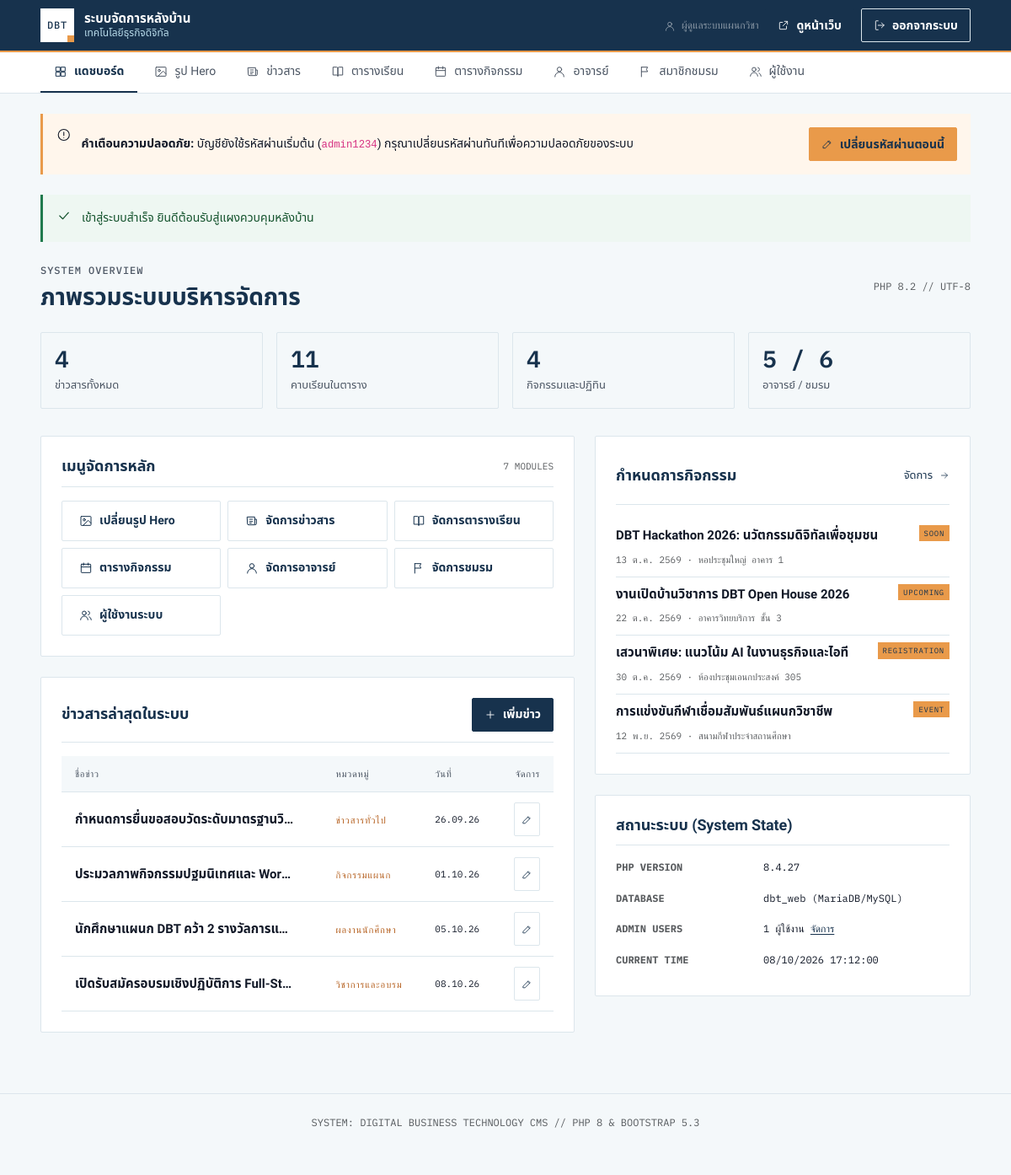
/admin/index.php (signed in), run on the app's committed database.
### tables this page shows
CREATE TABLE `users` (
  `id` INT AUTO_INCREMENT PRIMARY KEY,
  `username` VARCHAR(50) NOT NULL UNIQUE,
  `password_hash` VARCHAR(255) NOT NULL,
  `full_name` VARCHAR(100) NOT NULL,
  `role` VARCHAR(20) NOT NULL DEFAULT 'admin',
  `created_at` TIMESTAMP DEFAULT CURRENT_TIMESTAMP
);

CREATE TABLE `news` (
  `id` INT AUTO_INCREMENT PRIMARY KEY,
  `category_id` INT NOT NULL,
  `title` VARCHAR(255) NOT NULL,
  `summary` TEXT NOT NULL,
  `content` MEDIUMTEXT NOT NULL,
  `image_path` VARCHAR(255) NULL,
  `is_featured` TINYINT(1) NOT NULL DEFAULT 0,
  `published_at` DATE NOT NULL,
  `created_at` TIMESTAMP DEFAULT CURRENT_TIMESTAMP,
  INDEX `idx_news_cat` (`category_id`),
  INDEX `idx_news_pub` (`published_at`)
);

CREATE TABLE `news_categories` (
  `id` INT AUTO_INCREMENT PRIMARY KEY,
  `name` VARCHAR(50) NOT NULL,
  `slug` VARCHAR(50) NOT NULL UNIQUE
);

CREATE TABLE `activities` (
  `id` INT AUTO_INCREMENT PRIMARY KEY,
  `title` VARCHAR(255) NOT NULL,
  `description` TEXT NULL,
  `event_date` DATE NOT NULL,
  `event_date_end` DATE NULL,
  `time_start` TIME NULL,
  `time_end` TIME NULL,
  `location` VARCHAR(100) NULL,
  `badge_text` VARCHAR(50) NULL,
  `action_url` VARCHAR(255) NULL,
  `created_at` TIMESTAMP DEFAULT CURRENT_TIMESTAMP,
  INDEX `idx_act_date` (`event_date`)
);

### includes/db.php (called while the page is built, shortened)
<?php
function db(): PDO
{
    static $pdo = null;
    if ($pdo === null) {
        try {
            $pdo = new PDO(
                'mysql:host=' . DB_HOST . ';dbname=' . DB_NAME . ';charset=utf8mb4',
                DB_USER,
                DB_PASS,
                [
                    PDO::ATTR_ERRMODE            => PDO::ERRMODE_EXCEPTION,
                    PDO::ATTR_DEFAULT_FETCH_MODE => PDO::FETCH_ASSOC,
                    PDO::ATTR_EMULATE_PREPARES   => false,
                ]
            );
        } catch (PDOException $e) {
            http_response_code(500);
            exit('<p style="font-family:sans-serif;padding:2rem">เชื่อมต่อฐานข้อมูลไม่ได้ — ตรวจสอบค่าใน <code>includes/config.php</code> และนำเข้า <code>database/schema.sql</code></p>');
        }
    }
    return $pdo;
}
function execute_query(string $sql, array $params = []): PDOStatement
{
    $st = db()->prepare($sql);
    $st->execute($params);
    return $st;
}
function q(string $sql, array $params = []): PDOStatement
{
    return execute_query($sql, $params);
}

### includes/auth.php (called while the page is built, shortened)
<?php
require_once __DIR__ . '/helpers.php';
function current_user(): ?array
{
    static $user = false;
    if ($user === false) {
        $user = null;
        if (!empty($_SESSION['uid'])) {
            $user = q('SELECT id, username, full_name, role FROM users WHERE id = ?', [$_SESSION['uid']])->fetch() ?: null;
        }
    }
    return $user;
}
function require_login(): array
{
    $u = current_user();
    return $u;
}
function is_using_default_password(): bool
{
    $u = current_user();
    $row = q('SELECT password_hash FROM users WHERE id = ?', [$u['id']])->fetch();
    return $row && password_verify('admin1234', $row['password_hash']);
}

### admin/index.php (the view, shortened to what this page needs)
<?php
$adminNav = 'dashboard';
require_once __DIR__ . '/../includes/admin-header.php';
$cntNews       = (int) q("SELECT COUNT(*) FROM news")->fetchColumn();
$cntClasses    = (int) q("SELECT COUNT(*) FROM class_schedule")->fetchColumn();
$cntActivities = (int) q("SELECT COUNT(*) FROM activities")->fetchColumn();
$cntTeachers   = (int) q("SELECT COUNT(*) FROM teachers")->fetchColumn();
$cntClub       = (int) q("SELECT COUNT(*) FROM club_members")->fetchColumn();
$cntUsers      = (int) q("SELECT COUNT(*) FROM users")->fetchColumn();
$recentNews = q("
  SELECT n.*, c.name as category_name
  FROM news n
  JOIN news_categories c ON n.category_id = c.id
  ORDER BY n.id DESC
  LIMIT 5
")->fetchAll();
$upcomingActs = q("
  SELECT * FROM activities
  ORDER BY event_date ASC
  LIMIT 5
")->fetchAll();
?>
<div class="d-flex justify-content-between align-items-center mb-4">
  <div>
    <p class="eyebrow eyebrow-muted mb-1">SYSTEM OVERVIEW</p>
    <h1 style="font-size: 1.75rem; margin: 0;">ภาพรวมระบบบริหารจัดการ</h1>
  </div>
  <span class="mono text-muted" style="font-size: 12px;">PHP 8.2 // UTF-8</span>
</div>
<div class="stat-grid">
  <div class="stat-box">
    <span class="num"><?= $cntNews ?></span>
    <span class="label">ข่าวสารทั้งหมด</span>
  </div>
  <div class="stat-box">
    <span class="num"><?= $cntClasses ?></span>
    <span class="label">คาบเรียนในตาราง</span>
  </div>
  <div class="stat-box">
    <span class="num"><?= $cntActivities ?></span>
    <span class="label">กิจกรรมและปฏิทิน</span>
  </div>
  <div class="stat-box">
    <span class="num"><?= $cntTeachers ?> / <?= $cntClub ?></span>
    <span class="label">อาจารย์ / ชมรม</span>
  </div>
</div>
<div class="row g-4">
  <div class="col-12 col-lg-7">
    <div class="admin-card">
      <div class="admin-card-head">
        <h3>เมนูจัดการหลัก</h3>
        <span class="mono text-muted" style="font-size: 11px;">7 MODULES</span>
      </div>
      <div class="row g-2">
        <div class="col-6 col-md-4">
          <a href="<?= url('admin/hero.php') ?>" class="btn btn-line w-100 justify-content-start text-start" style="font-size: .875rem;">
            <?= icon('image', 16) ?> เปลี่ยนรูป Hero
          </a>
        </div>
        <div class="col-6 col-md-4">
          <a href="<?= url('admin/news.php') ?>" class="btn btn-line w-100 justify-content-start text-start" style="font-size: .875rem;">
            <?= icon('news', 16) ?> จัดการข่าวสาร
          </a>
        </div>
        <div class="col-6 col-md-4">
          <a href="<?= url('admin/classes.php') ?>" class="btn btn-line w-100 justify-content-start text-start" style="font-size: .875rem;">
            <?= icon('book', 16) ?> จัดการตารางเรียน
          </a>
        </div>
        <div class="col-6 col-md-4">
          <a href="<?= url('admin/activities.php') ?>" class="btn btn-line w-100 justify-content-start text-start" style="font-size: .875rem;">
            <?= icon('calendar', 16) ?> ตารางกิจกรรม
          </a>
        </div>
        <div class="col-6 col-md-4">
          <a href="<?= url('admin/teachers.php') ?>" class="btn btn-line w-100 justify-content-start text-start" style="font-size: .875rem;">
            <?= icon('user', 16) ?> จัดการอาจารย์
          </a>
        </div>
        <div class="col-6 col-md-4">
          <a href="<?= url('admin/club.php') ?>" class="btn btn-line w-100 justify-content-start text-start" style="font-size: .875rem;">
            <?= icon('flag', 16) ?> จัดการชมรม
          </a>
        </div>
        <?php if (($currentUser['role'] ?? '') === 'admin'): ?>
        <div class="col-6 col-md-4">
          <a href="<?= url('admin/users.php') ?>" class="btn btn-line w-100 justify-content-start text-start" style="font-size: .875rem;">
            <?= icon('users', 16) ?> ผู้ใช้งานระบบ
          </a>
        </div>
        <?php endif; ?>
      </div>
    </div>
    <div class="admin-card">
      <div class="admin-card-head">
        <h3>ข่าวสารล่าสุดในระบบ</h3>
        <a href="<?= url('admin/news.php') ?>" class="btn btn-sm btn-navy">
          <?= icon('plus', 14) ?> เพิ่มข่าว
        </a>
      </div>
      <div class="table-responsive">
        <table class="admin-table">
          <thead>
            <tr>
              <th>ชื่อข่าว</th>
              <th>หมวดหมู่</th>
              <th>วันที่</th>
              <th class="text-end">จัดการ</th>
            </tr>
          </thead>
          <tbody>
            <?php foreach ($recentNews as $n): ?>
              <tr>
                <td>
                  <span class="fw-bold d-block text-truncate" style="max-width: 260px;">
                    <?= e($n['title']) ?>
                  </span>
                </td>
                <td>
                  <span class="tag"><?= e($n['category_name']) ?></span>
                </td>
                <td class="mono" style="font-size: 11px;">
                  <?= mono_date($n['published_at']) ?>
                </td>
                <td class="text-end">
                  <a href="<?= url('admin/news.php?action=edit&id=' . $n['id']) ?>" class="btn btn-sm btn-line py-1 px-2" title="แก้ไข">
                    <?= icon('pencil', 13) ?>
                  </a>
                </td>
              </tr>
            <?php endforeach; ?>
          </tbody>
        </table>
      </div>
    </div>
  </div>
  <div class="col-12 col-lg-5">
    <div class="admin-card">
      <div class="admin-card-head">
        <h3>กำหนดการกิจกรรม</h3>
        <a href="<?= url('admin/activities.php') ?>" class="link-more" style="font-size: .8125rem;">
          <span>จัดการ</span> <?= icon('arrow-right', 12) ?>
        </a>
      </div>
      <ul class="list-unstyled mb-0">
        <?php foreach ($upcomingActs as $a): ?>
          <li class="py-2 border-bottom d-flex justify-content-between align-items-start">
            <div>
              <span class="fw-bold d-block" style="font-size: .9375rem;"><?= e($a['title']) ?></span>
              <span class="mono text-muted" style="font-size: 11px;">
                <?= thai_date($a['event_date']) ?>
                <?= !empty($a['location']) ? ' · ' . e($a['location']) : '' ?>
              </span>
            </div>
            <?php if (!empty($a['badge_text'])): ?>
              <span class="badge-soon" style="font-size: 9px;"><?= e($a['badge_text']) ?></span>
            <?php endif; ?>
          </li>
        <?php endforeach; ?>
      </ul>
    </div>
    <div class="admin-card">
      <div class="admin-card-head">
        <h3>สถานะระบบ (System State)</h3>
      </div>
      <dl class="row gy-2 mb-0 mono" style="font-size: 12px;">
        <dt class="col-5 text-muted">PHP VERSION</dt>
        <dd class="col-7"><?= PHP_VERSION ?></dd>
        <dt class="col-5 text-muted">DATABASE</dt>
        <dd class="col-7"><?= DB_NAME ?> (MariaDB/MySQL)</dd>
        <dt class="col-5 text-muted">ADMIN USERS</dt>
        <dd class="col-7"><?= $cntUsers ?> ผู้ใช้งาน <a href="<?= url('admin/users.php') ?>">จัดการ</a></dd>
        <dt class="col-5 text-muted">CURRENT TIME</dt>
        <dd class="col-7"><?= date('d/m/Y H:i:s') ?></dd>
      </dl>
    </div>
  </div>
</div>
<?php require_once __DIR__ . '/../includes/admin-footer.php'; ?>

### includes/admin-header.php (shortened to what this page needs)
<?php
require_once __DIR__ . '/helpers.php';
require_once __DIR__ . '/auth.php';
require_login();
$currentUser = current_user();
$adminNav = $adminNav ?? '';
$flash = flash();
?>
<!DOCTYPE html>
<html lang="th">
<head>
  <link href="https://cdn.jsdelivr.net/npm/bootstrap@5.3.3/dist/css/bootstrap.min.css" rel="stylesheet">
  <link rel="stylesheet" href="<?= url('assets/css/site.css') ?>">
  <link rel="stylesheet" href="<?= url('assets/css/admin.css') ?>">
</head>
<body style="padding-bottom: 40px; background-color: var(--c-bg-alt);">
<header class="admin-header py-2">
  <div class="container-xl d-flex align-items-center justify-content-between">
    <div class="d-flex align-items-center gap-3">
      <a href="<?= url('admin/index.php') ?>" class="brand text-white text-decoration-none">
        <div class="brand-mark">DBT</div>
        <div class="brand-text">
          <span class="brand-name text-white">ระบบจัดการหลังบ้าน</span>
          <span class="brand-sub" style="color: var(--c-blue-300);"><?= e(SITE_NAME) ?></span>
        </div>
      </a>
    </div>
    <div class="d-flex align-items-center gap-2">
      <span class="text-white-50 d-none d-md-inline mono" style="font-size: 12px;">
        <?= icon('user', 14) ?> <?= e($currentUser['full_name'] ?? $currentUser['username'] ?? 'Admin') ?>
      </span>
      <a href="<?= url('index.php') ?>" class="btn btn-sm btn-navy" target="_blank" title="ดูหน้าเว็บจริง">
        <?= icon('external', 14) ?>
        <span class="d-none d-sm-inline">ดูหน้าเว็บ</span>
      </a>
      <a href="<?= url('logout.php') ?>" class="btn btn-sm btn-line text-white border-white-50" title="ออกจากระบบ">
        <?= icon('log-out', 14) ?>
        <span class="d-none d-sm-inline">ออกจากระบบ</span>
      </a>
    </div>
  </div>
</header>
<nav class="admin-nav-strip" aria-label="เมนูจัดการหลังบ้าน">
  <div class="container-xl">
    <ul>
      <li>
        <a href="<?= url('admin/index.php') ?>" <?= $adminNav === 'dashboard' ? 'aria-current="page"' : '' ?>>
          <?= icon('grid', 16) ?> แดชบอร์ด
        </a>
      </li>
      <li>
        <a href="<?= url('admin/hero.php') ?>" <?= $adminNav === 'hero' ? 'aria-current="page"' : '' ?>>
          <?= icon('image', 16) ?> รูป Hero
        </a>
      </li>
      <li>
        <a href="<?= url('admin/news.php') ?>" <?= $adminNav === 'news' ? 'aria-current="page"' : '' ?>>
          <?= icon('news', 16) ?> ข่าวสาร
        </a>
      </li>
      <li>
        <a href="<?= url('admin/classes.php') ?>" <?= $adminNav === 'classes' ? 'aria-current="page"' : '' ?>>
          <?= icon('book', 16) ?> ตารางเรียน
        </a>
      </li>
      <li>
        <a href="<?= url('admin/activities.php') ?>" <?= $adminNav === 'activities' ? 'aria-current="page"' : '' ?>>
          <?= icon('calendar', 16) ?> ตารางกิจกรรม
        </a>
      </li>
      <li>
        <a href="<?= url('admin/teachers.php') ?>" <?= $adminNav === 'teachers' ? 'aria-current="page"' : '' ?>>
          <?= icon('user', 16) ?> อาจารย์
        </a>
      </li>
      <li>
        <a href="<?= url('admin/club.php') ?>" <?= $adminNav === 'club' ? 'aria-current="page"' : '' ?>>
          <?= icon('flag', 16) ?> สมาชิกชมรม
        </a>
      </li>
      <?php if (($currentUser['role'] ?? '') === 'admin'): ?>
      <li>
        <a href="<?= url('admin/users.php') ?>" <?= $adminNav === 'users' ? 'aria-current="page"' : '' ?>>
          <?= icon('users', 16) ?> ผู้ใช้งาน
        </a>
      </li>
      <?php endif; ?>
    </ul>
  </div>
</nav>
<div class="container-xl pt-4">
  <?php if (is_using_default_password()): ?>
    <div class="alert-line mb-4" style="background-color: #FFF6EC; border-color: var(--c-accent); color: var(--c-accent-dark);" role="alert">
      <?= icon('alert', 18) ?>
      <div class="d-flex flex-wrap align-items-center justify-content-between gap-2 w-100">
        <div>
          <strong>คำเตือนความปลอดภัย:</strong> บัญชียังใช้รหัสผ่านเริ่มต้น (<code>admin1234</code>) กรุณาเปลี่ยนรหัสผ่านทันทีเพื่อความปลอดภัยของระบบ
        </div>
        <?php if (($currentUser['role'] ?? '') === 'admin'): ?>
          <a href="<?= url('admin/users.php?action=edit&id=' . (int) $currentUser['id']) ?>" class="btn btn-sm btn-accent" style="white-space: nowrap;">
            <?= icon('pencil', 14) ?> เปลี่ยนรหัสผ่านตอนนี้
          </a>
        <?php endif; ?>
      </div>
    </div>
  <?php endif; ?>
  <?php if ($flash): ?>
    <div class="alert-line <?= $flash['type'] === 'error' ? 'is-error' : '' ?> mb-4" role="alert">
      <?= icon($flash['type'] === 'error' ? 'alert' : 'check', 18) ?>
      <div><?= e($flash['msg']) ?></div>
    </div>
  <?php endif; ?>

### includes/helpers.php (shortened to what this page needs)
<?php
require_once __DIR__ . '/db.php';
function e($v): string
{
    return htmlspecialchars((string) $v, ENT_QUOTES, 'UTF-8');
}
function url(string $path = ''): string
{
    return BASE_URL . '/' . ltrim($path, '/');
}
function flash(?string $msg = null, string $type = 'success'): ?array
{
    $f = $_SESSION['flash'] ?? null;
    return $f;
}
function thai_date(?string $date, bool $long = false): string
{
    $t = strtotime($date);
    $m = (int) date('n', $t);
    return date('j', $t) . ' ' . ($long ? TH_MONTHS[$m] : TH_MONTHS_SHORT[$m]) . ' ' . (date('Y', $t) + 543);
}
function mono_date(?string $date): string
{
    return $date ? date('d.m.y', strtotime($date)) : '';
}
function icon(string $name, int $size = 20, string $class = ''): string
{
    $c = $class ? ' class="' . e($class) . '"' : '';
    return '<svg' . $c . ' width="' . $size . '" height="' . $size . '" viewBox="0 0 24 24" fill="none" stroke="currentColor" stroke-width="1.5" stroke-linecap="round" stroke-linejoin="round" aria-hidden="true" focusable="false">' . ($p[$name] ?? '') . '</svg>';
}

### data on the page
users: full_name "ผู้ดูแลระบบแผนกวิชา"
news: title "กำหนดการยื่นขอสอบวัดระดับมาตรฐานวิ…", news_categories.name "ข่าวสารทั่วไป", published_at "26.09.26"
news: title "ประมวลภาพกิจกรรมปฐมนิเทศและ Wor…", news_categories.name "กิจกรรมแผนก", published_at "01.10.26"
news: title "นักศึกษาแผนก DBT คว้า 2 รางวัลการแ…", news_categories.name "ผลงานนักศึกษา", published_at "05.10.26"
news: title "เปิดรับสมัครอบรมเชิงปฏิบัติการ Full-St…", news_categories.name "วิชาการและอบรม", published_at "08.10.26"
activities: title "DBT Hackathon 2026: นวัตกรรมดิจิทัลเพื่อชุมชน", event_date "13 ต.ค. 2569", location "หอประชุมใหญ่ อาคาร 1", badge_text "SOON"
activities: title "งานเปิดบ้านวิชาการ DBT Open House 2026", event_date "22 ต.ค. 2569", location "อาคารวิทยบริการ ชั้น 3", badge_text "UPCOMING"
activities: title "เสวนาพิเศษ: แนวโน้ม AI ในงานธุรกิจและไอที", event_date "30 ต.ค. 2569", location "ห้องประชุมเอนกประสงค์ 305", badge_text "REGISTRATION"
activities: title "การแข่งขันกีฬาเชื่อมสัมพันธ์แผนกวิชาชีพ", event_date "12 พ.ย. 2569", location "สนามกีฬาประจำสถานศึกษา", badge_text "EVENT"

### other printed values
SITE_NAME "เทคโนโลยีธุรกิจดิจิทัล"
$flash['msg'] "เข้าสู่ระบบสำเร็จ ยินดีต้อนรับสู่แผงควบคุมหลังบ้าน"
$cntNews "4"
$cntClasses "11"
$cntActivities "4"
$cntTeachers "5"
$cntClub "6"
PHP_VERSION "8.4.27"
DB_NAME "dbt_web"
$cntUsers "1"
